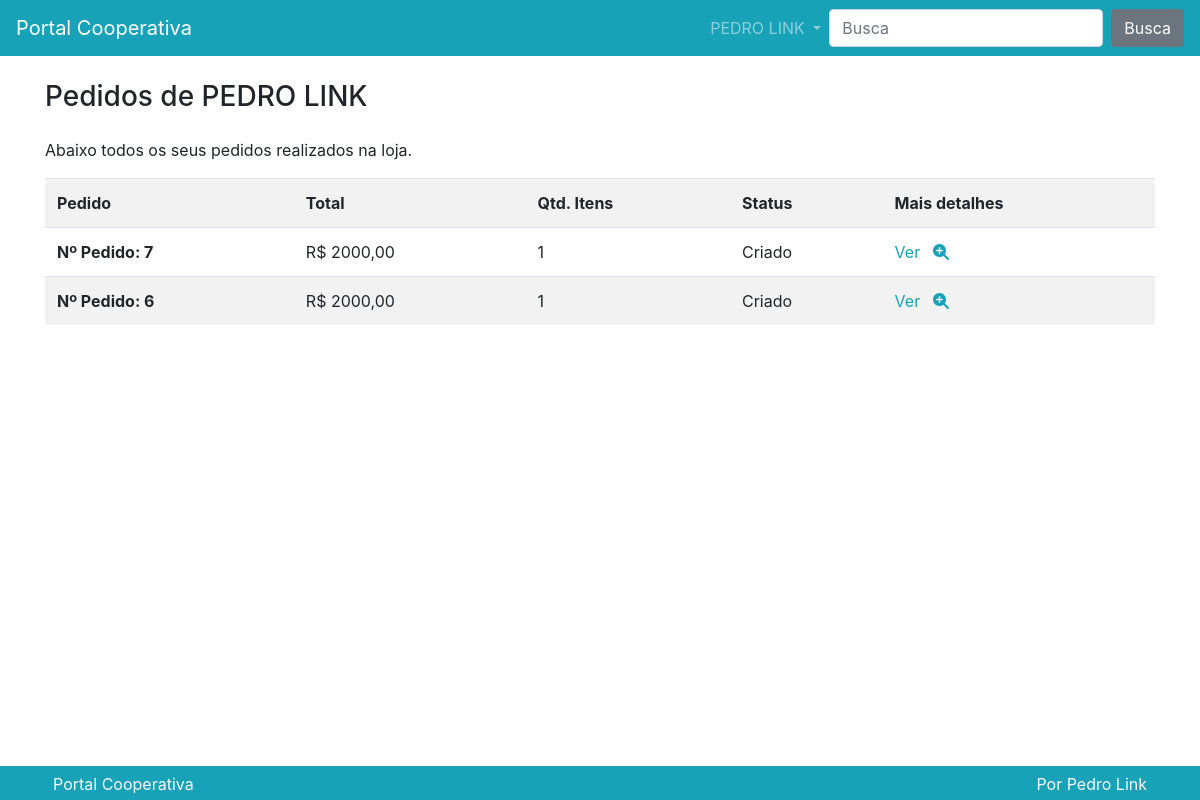
Before: /pedido/lista/ (signed in) with the older database file.
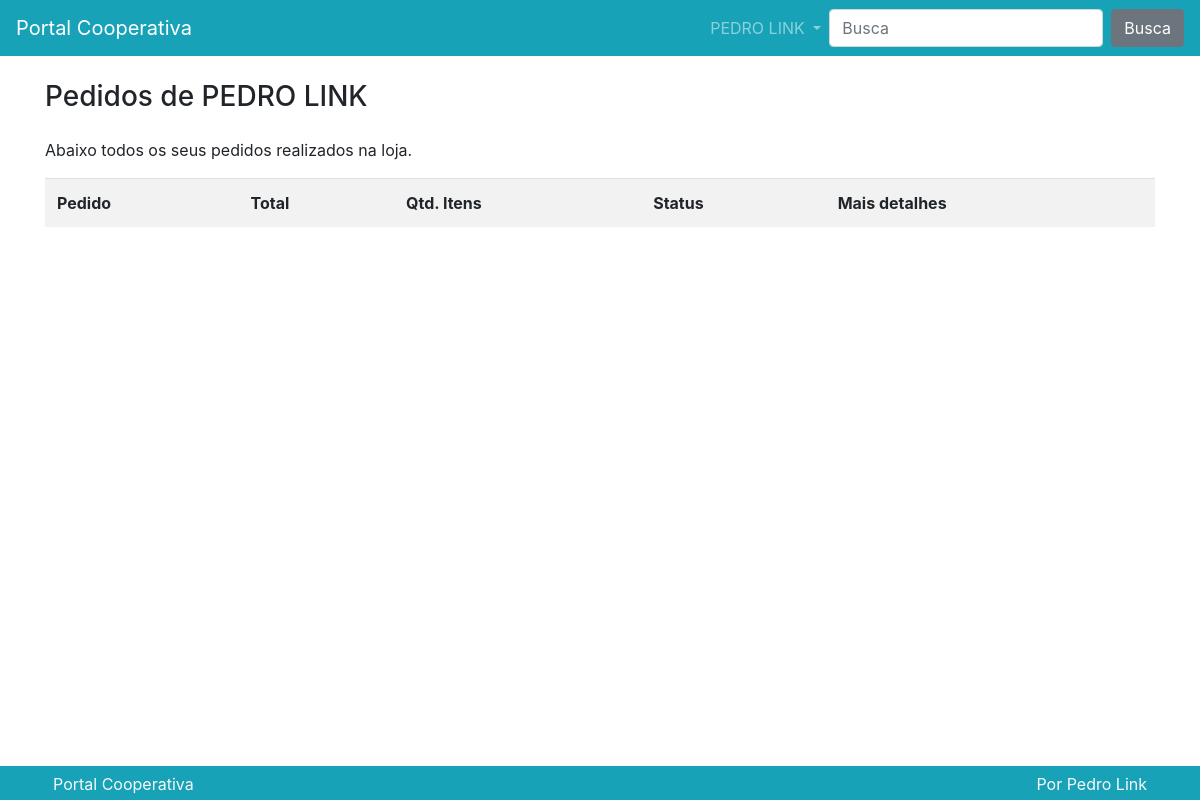
After: the same page with the newer database file.
### pedido/models.py (models this page shows)
class Pedido(models.Model):
    usuario = models.ForeignKey(
        User, on_delete=models.CASCADE, verbose_name='Usuário')
    id_fornecedor = models.PositiveIntegerField()
    total = models.FloatField()
    qtd_total = models.PositiveIntegerField()
    observacao = models.TextField(max_length=255, verbose_name='Observação')
    status = models.CharField(
        default="C",
        max_length=1,
        choices=(
            ('A', 'Aprovado'),
            ('C', 'Criado'),
            ('R', 'Reprovado'),
            ('P', 'Pendente'),
            ('E', 'Enviado'),
            ('F', 'Finalizado'),
        )
    )
    def __str__(self):
        return f'Nº Pedido: {self.pk}'

### pedido/views.py (the view)
# urls.py: path('lista/', views.Lista.as_view(), name='lista'),
class Lista(DispatchLoginRequiredMixin, ListView):
    model = Pedido
    context_object_name = 'pedidos'
    template_name = 'pedido/lista.html'
    paginate_by = 10
    ordering = ['-id']

### pedido/views.py (called while the page is built)
    def dispatch(self, *args, **kwargs):
        if not self.request.user.is_authenticated:
            return redirect('perfil:criar')
        return super().dispatch(*args, **kwargs)

    def get_queryset(self, *args, **kwargs):
        qs = super().get_queryset(*args, **kwargs)
        qs = qs.filter(usuario=self.request.user)
        return qs

### produto/templatetags/omfilters.py (called while the page is built)
@register.filter
def formata_preco(valor):
    return utils.formata_preco(valor)

### utils/utils.py (called while the page is built)
def formata_preco(valor):
    return f'R$ {valor:.2f}'.replace('.', ',')

### pedido/templates/pedido/lista.html (shortened to what this page needs)
{% extends 'static/base.html' %}
{% load omfilters %}
{% block conteudo %}
<div class="row">
    <div class="col">
        <h3 class="mb-4">Pedidos de
            {% if request.user.first_name %}
            {{request.user.first_name}} {{request.user.last_name}}
            {% else %}
            {{user}}
            {% endif %}
        </h3>
        <p>Abaixo todos os seus pedidos realizados na loja.</p>
        <div class="table-responsive">
            <table class="table table-striped">
                <tr>
                    <th scope="col">Pedido</th>
                    <th scope="col">Total</th>
                    <th scope="col">Qtd. Itens</th>
                    <th scope="col">Status</th>
                    <th scope="col">Mais detalhes</th>
                </tr>
                {% for pedido in pedidos%}
                <tr>
                    <th scope="row">{{pedido}}</td>
                    <td>{{pedido.total|formata_preco}}</td>
                    <td>{{pedido.qtd_total}}</td>
                    <td>{{pedido.get_status_display}}</td>
                    <td>
                        <a href="{% url 'pedido:detalhe' pedido.id %}">
                            Ver <i class="fas fa-search-plus ml-2"></i>
                        </a>
                    </td>
                </tr>
                {% endfor %}
            </table>
        </div>
    </div>
</div>
{% endblock %}

### templates/static/base.html (shortened to what this page needs)
<!doctype html>
<html lang="en">
<head>
    {% include 'parciais/_head.html' %}
</head>
<body>
    {% include 'parciais/_nav.html' %}
    <main class="container mt-4 mb-4">
        {% block conteudo %} {% endblock %}
    </main>
    {% include 'parciais/_footer.html' %}
</body>
</html>

### templates/parciais/_head.html (shortened to what this page needs)
{% load static %}
<link rel="stylesheet" href="{% static 'assets/bootstrap/css/bootstrap.css'%}">
<link rel="stylesheet" href="{% static 'assets/custom/css/style.css'%}">

### templates/parciais/_nav.html (shortened to what this page needs)
{% load omfilters%}
<nav class="navbar navbar-dark bg-primary navbar-expand-lg">
    <a class="navbar-brand" href="{% url 'produto:lista' %}">Portal Cooperativa</a>
    <div class="collapse navbar-collapse" id="navbarSupportedContent">
        <ul class="navbar-nav ml-auto">
            {% if request.user.is_authenticated %}
            <li class="nav-item dropdown">
                <a class="nav-link dropdown-toggle" href="#" id="navbarDropdown" role="button" data-toggle="dropdown"
                    aria-haspopup="true" aria-expanded="false">
                    {% if request.user.first_name %}
                    {{request.user.first_name}} {{request.user.last_name}}
                    {% else %}
                    Meu Perfil
                    {% endif %}
                </a>
            </li>
            {% endif %}
        </ul>
        <form class="form-inline my-2 my-lg-0" method="GET" action="{% url 'produto:busca' %}">
            <input name="termo" value="{{request.GET.termo}}" class="form-control mr-sm-2" type="busca"
                placeholder="Busca" aria-label="Busca">
            <button class="btn btn-secondary my-2 my-sm-0" type="submit">Busca</button>
        </form>
    </div>
</nav>

### templates/parciais/_footer.html (shortened to what this page needs)
{% load static %}
<footer class="container-fluid bg-primary" style="position: fixed; bottom: 0">
    <div class="container text-light">
        <div class="row">
            <div class="col">
                <div class="p-1">
                    <span class="align-middle p-1">Portal Cooperativa</span>
                </div>
            </div>
            <div class="col">
                <div class="p-1 text-right">
                    <span class="align-middle p-1">Por Pedro Link</span>
                </div>
            </div>
        </div>
    </div>
</footer>

Changed rows visible on the page:
removed Pedido: id "Nº Pedido: 7", total "R$ 2000,00", qtd_total "1", status "Criado"
removed Pedido: id "Nº Pedido: 6", total "R$ 2000,00", qtd_total "1", status "Criado"
